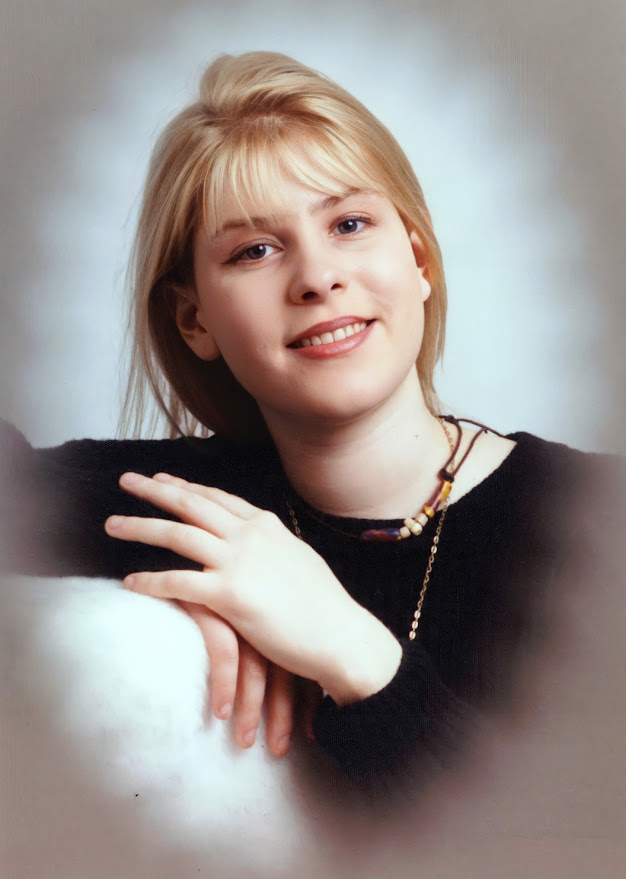
#> input picture images/RS.jpg, 626 x 879 px
$ jupyter execute notebook.ipynb
#> lines starting #> are read from the running program, lines starting #| are printed output that depends on the picture; after the words box and inside, x2 and y2 are one past the last pixel; in counts of white or black regions, pixels touching at a corner belong together
This is free hand experiment exploring what can be done with OpenCV. There is no particular goal other than exploring.

[cell 1]
# pip install opencv-python

[cell 2]
import cv2
from matplotlib import pyplot as plt
import numpy as np
import os

[cell 3]
# Read the image
image = cv2.imread('images/RS.jpg')
#> image is the input picture: shape (879, 626, 3); mean B, G, R 136.8, 140.2, 148.9

# Convert the image from BGR to RGB (OpenCV reads images in BGR format by default)
image_rgb = cv2.cvtColor(image, cv2.COLOR_BGR2RGB)

# Display the image using matplotlib
plt.imshow(image_rgb)
plt.axis('off')  # Turn off axis numbers and ticks
plt.show()

[cell 4]
# Read the image
image = cv2.imread('images/RS.jpg')

# Display the original image
plt.imshow(cv2.cvtColor(image, cv2.COLOR_BGR2RGB))
plt.title('Original Image')
plt.axis('off')
plt.show()

# Resize the image to half of its original size
resized_image = cv2.resize(image, None, fx=0.5, fy=2, interpolation=cv2.INTER_LINEAR)

# Display the resized image
plt.imshow(cv2.cvtColor(resized_image, cv2.COLOR_BGR2RGB))
plt.title('Resized Image')
plt.axis('off')
plt.show()

[cell 5]
# Load the pre-trained Haar Cascade classifier for face detection
face_cascade = cv2.CascadeClassifier(cv2.data.haarcascades + 'haarcascade_frontalface_default.xml')

# Read the image
image = cv2.imread('images/RS.jpg')

# Convert the image to grayscale for face detection
gray_image = cv2.cvtColor(image, cv2.COLOR_BGR2GRAY)
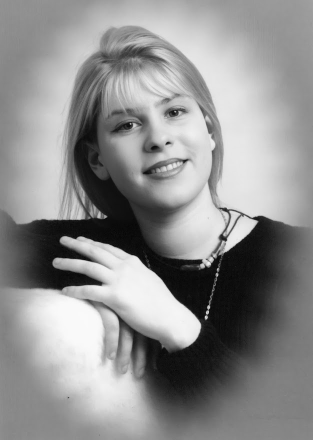
#> gray_image: shape (879, 626) (shown at 1/2 size); min 0, max 251, mean 142.4

# Detect faces in the image
faces = face_cascade.detectMultiScale(gray_image, scaleFactor=1.1, minNeighbors=5, minSize=(30, 30))
#> faces = [[170, 126, 280, 280]]

# Draw rectangles around the detected faces
for (x, y, w, h) in faces:
    cv2.rectangle(image, (x, y), (x+w, y+h), (0, 255, 0), 2)
#> this loop made 1 pass
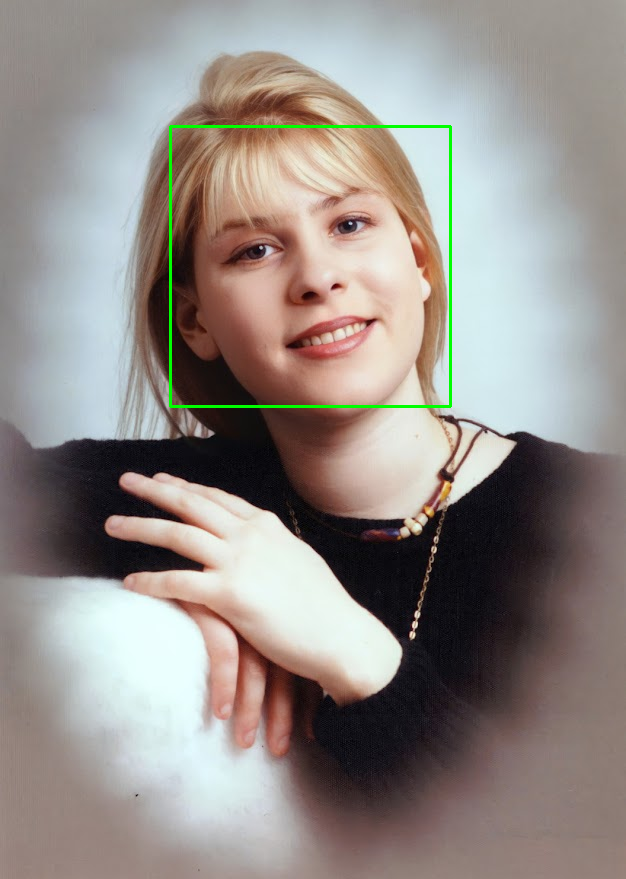
#> image: shape (879, 626, 3); 0.61% of pixels changed, all inside (x1, y1, x2, y2) = (169, 125, 452, 408)

# Display the modified image with rectangles around the detected faces
plt.imshow(cv2.cvtColor(image, cv2.COLOR_BGR2RGB))
plt.title('Image with Detected Faces')
plt.axis('off')
plt.show()

[cell 6]
# Read the image
image = cv2.imread('images/RS.jpg')

# Convert the image to grayscale
gray = cv2.cvtColor(image, cv2.COLOR_BGR2GRAY)

# Apply thresholding to create a binary mask of the background
_, mask = cv2.threshold(gray, 240, 255, cv2.THRESH_BINARY_INV)
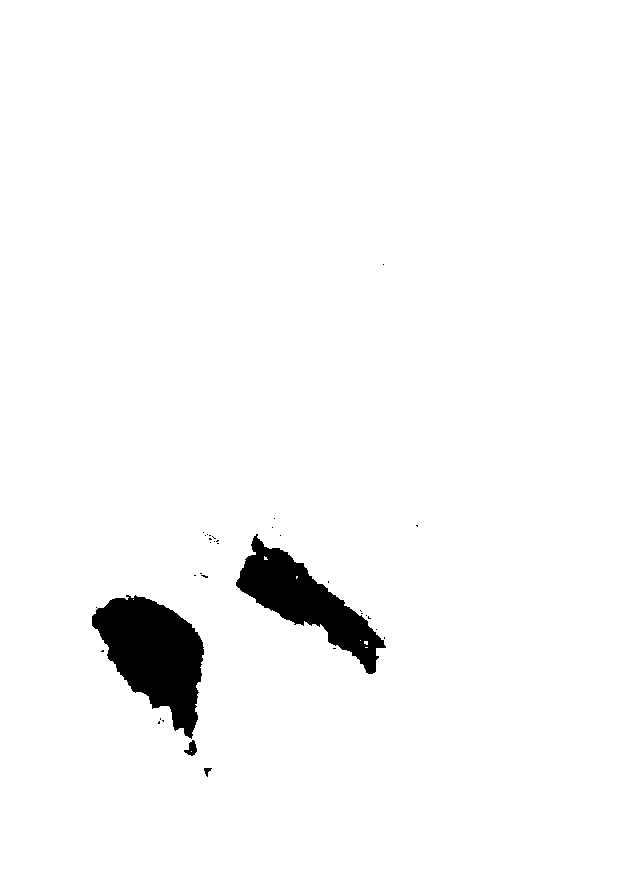
#> mask: shape (879, 626); 97% white; 35 black regions (31 under 20 px), largest, box (x1, y1, x2, y2) and area: (92, 595, 204, 739) 9175, (236, 534, 386, 674) 7112, (184, 740, 197, 756) 113, (204, 768, 212, 777) 37

# Invert the mask to represent the foreground
mask = cv2.bitwise_not(mask)

# Apply the mask to the original image to remove the background
result = cv2.bitwise_and(image, image, mask=mask)

# Display the original image and the result (background removed)
plt.figure(figsize=(10, 5))
plt.subplot(1, 2, 1)
plt.imshow(cv2.cvtColor(image, cv2.COLOR_BGR2RGB))
plt.title('Original Image')
plt.axis('off')

plt.subplot(1, 2, 2)
plt.imshow(cv2.cvtColor(result, cv2.COLOR_BGR2RGB))
plt.title('Background Removed')
plt.axis('off')

plt.show()

Not what I expected. But what do I want for a first exploration?

To improve the accuracy of background removal and prevent excessive removal of the foreground object, we can use more sophisticated techniques. One such approach is using the GrabCut algorithm, which iteratively refines a segmentation mask based on user-provided foreground and background seeds.

[cell 7]
# Read the image
image = cv2.imread('images/RS.jpg')

# Create a binary mask initialized with zeros
mask = np.zeros(image.shape[:2], np.uint8)

# Define the background and foreground models
bgd_model = np.zeros((1, 65), np.float64)
fgd_model = np.zeros((1, 65), np.float64)

# Define a rectangle encompassing the foreground object
# (You may need to adjust the coordinates based on the specific image)
rect = (50, 50, image.shape[1] - 100, image.shape[0] - 100)

# Apply GrabCut algorithm to refine the mask
cv2.grabCut(image, mask, rect, bgd_model, fgd_model, iterCount=5, mode=cv2.GC_INIT_WITH_RECT)

# Modify the mask to differentiate between background and foreground
mask2 = np.where((mask == 2) | (mask == 0), 0, 255).astype('uint8')

# Apply the mask to the original image to remove the background
result = cv2.bitwise_and(image, image, mask=mask2)

# Display the original image and the result (background removed)
plt.figure(figsize=(10, 5))
plt.subplot(1, 2, 1)
plt.imshow(cv2.cvtColor(image, cv2.COLOR_BGR2RGB))
plt.title('Original Image')
plt.axis('off')

plt.subplot(1, 2, 2)
plt.imshow(cv2.cvtColor(result, cv2.COLOR_BGR2RGB))
plt.title('Background Removed')
plt.axis('off')

plt.show()

If this were a photoshop job, it would be very very bad. But consider we've accomplished this with code alone.

[cell 8]
# Read the image
image = cv2.imread('images/RS.jpg')

# Convert the image to grayscale
gray = cv2.cvtColor(image, cv2.COLOR_BGR2GRAY)

# Apply histogram equalization
equalized = cv2.equalizeHist(gray)

# Display the original and equalized images
plt.figure(figsize=(10, 5))

plt.subplot(1, 2, 1)
plt.imshow(cv2.cvtColor(gray, cv2.COLOR_BGR2RGB), cmap='gray')
plt.title('Original Image')
plt.axis('off')

plt.subplot(1, 2, 2)
plt.imshow(equalized, cmap='gray')
plt.title('Equalized Image')
plt.axis('off')

plt.show()
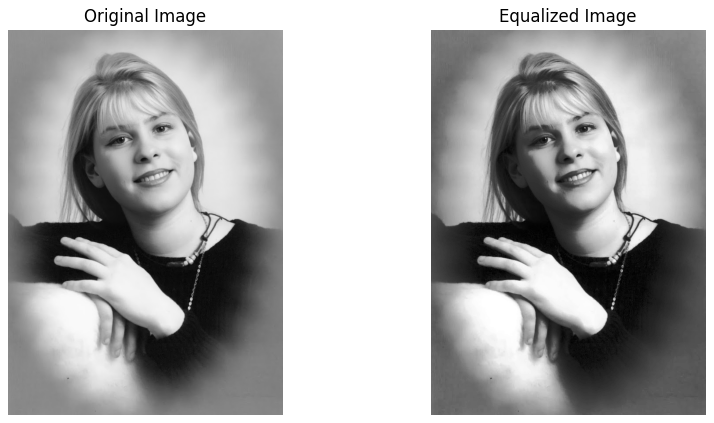
#> figure drawn by matplotlib, 2 panels

This code will produce a plot showing the color distribution for each color channel (Red, Green, Blue) in the image. It will help visualize how different colors are distributed throughout the image.

[cell 9]
# Read the image
image = cv2.imread('images/RS.jpg')

# Convert the image from BGR to RGB
image_rgb = cv2.cvtColor(image, cv2.COLOR_BGR2RGB)

# Split the image into its color channels
channels = cv2.split(image_rgb)

# Define colors for plotting
colors = ('r', 'g', 'b')

# Plot histograms for each color channel
plt.figure(figsize=(10, 5))
for channel, color in zip(channels, colors):
    hist = cv2.calcHist([channel], [0], None, [256], [0, 256])
    plt.plot(hist, color=color)
    plt.xlim([0, 256])
#> this loop made 3 passes
#> color on passes 1 to 3: 'r', 'g', 'b'

plt.title('Color Distribution')
plt.xlabel('Pixel Value')
plt.ylabel('Frequency')
plt.legend(['Red', 'Green', 'Blue'])
plt.grid(True)
plt.show()

This code will print the histogram data matrix, where each row represents the histogram values for a specific pixel value (0 to 255) and each column represents the histogram values for the Red, Green, and Blue channels, respectively. You can further process or analyze this matrix as needed for your application.

[cell 10]
# Read the image
image = cv2.imread('images/RS.jpg')

# Convert the image from BGR to RGB
image_rgb = cv2.cvtColor(image, cv2.COLOR_BGR2RGB)

# Split the image into its color channels
channels = cv2.split(image_rgb)

# Initialize a matrix to store histogram data
hist_data = np.zeros((256, 3), dtype=int)

# Compute histograms for each color channel and store the data in the matrix
for i, channel in enumerate(channels):
    hist = cv2.calcHist([channel], [0], None, [256], [0, 256])
    hist_data[:, i] = hist[:, 0]
#> this loop made 3 passes
#> after the loop, hist_data = 256 rows, first 8: [6, 75, 65], [23, 45, 37], [18, 94, 37], [65, 185, 44], [142, 294, 58], [222, 492, 116], [395, 731, 124], [608, 1142, 213]

# Display the histogram data matrix
print("Histogram Data (Rows: Pixel Values, Columns: RGB Channels):")
print(hist_data)
#> (printed output is left out)

We have a neat matrix. Let's shoot some analysis to it.

## Color Distribution Analysis:
Color distribution analysis involves examining the frequency distribution of pixel values across different color channels in the image. This analysis provides insights into the overall distribution of colors, including the range of colors present and their relative frequencies.

For the Color Distribution Analysis, we'll calculate histograms for each color channel (Red, Green, Blue) and visualize them as separate plots. This will help us understand the frequency distribution of pixel values across different color channels in the image.

[cell 11]
# Read the image
image = cv2.imread('images/RS.jpg')

# Convert the image from BGR to RGB
image_rgb = cv2.cvtColor(image, cv2.COLOR_BGR2RGB)

# Split the image into its color channels
channels = cv2.split(image_rgb)

# Define colors for plotting
colors = ('r', 'g', 'b')
channel_names = ('Red', 'Green', 'Blue')

# Plot histograms for each color channel
plt.figure(figsize=(10, 5))
for i, (channel, color) in enumerate(zip(channels, colors), 1):
    plt.subplot(1, 3, i)
    plt.hist(channel.ravel(), bins=256, color=color)
    plt.title(channel_names[i - 1] + ' Channel')
    plt.xlabel('Pixel Value')
    plt.ylabel('Frequency')

plt.tight_layout()
plt.show()

## Color Dominance:
Color dominance analysis aims to identify the dominant colors in the image by identifying peaks in the histogram data for each color channel. Dominant colors play a significant role in defining the visual appearance of an image and can be useful for tasks such as image categorization or branding.

[cell 12]
# Read the image
image = cv2.imread('images/RS.jpg')

# Convert the image from BGR to RGB
image_rgb = cv2.cvtColor(image, cv2.COLOR_BGR2RGB)

# Split the image into its color channels
channels = cv2.split(image_rgb)

# Define colors for plotting
colors = ('r', 'g', 'b')
channel_names = ('Red', 'Green', 'Blue')

# Plot histograms for each color channel with dominant colors marked
plt.figure(figsize=(10, 5))
for i, (channel, color) in enumerate(zip(channels, colors), 1):
    # Compute histogram
    hist, bins = np.histogram(channel.flatten(), bins=256, range=[0,256])

    # Find peaks (dominant colors)
    peaks = np.where((hist > 0) & (hist == max(hist)))[0]

    # Plot histogram
    plt.subplot(1, 3, i)
    plt.hist(channel.ravel(), bins=256, color=color)
    plt.title(f'{channel_names[i - 1]} Channel')
    plt.xlabel('Pixel Value')
    plt.ylabel('Frequency')

    # Mark dominant colors on the histogram
    for peak in peaks:
        plt.axvline(x=peak, color='k', linestyle='--', linewidth=0.8, label='Dominant Color')
#> this loop made 3 passes
#> (color, peaks) on passes 1 to 3: ('r', [235]), ('g', [124]), ('b', [238])

plt.tight_layout()
plt.show()

## Color Balance:
Color balance analysis evaluates the balance of colors in the image by comparing the histogram values across different color channels. A well-balanced image will have similar histogram values for all color channels, indicating a neutral color representation. An imbalance may suggest a color cast or bias, which could affect the overall visual quality of the image.

For Color Balance analysis, we'll compare the histogram values across different color channels to evaluate the balance of colors in the image. A well-balanced image will have similar histogram values for all color channels, indicating a neutral color representation. An imbalance may suggest a color cast or bias, which could affect the overall visual quality of the image.

[cell 13]
# Read the image
image = cv2.imread('images/RS.jpg')

# Convert the image from BGR to RGB
image_rgb = cv2.cvtColor(image, cv2.COLOR_BGR2RGB)

# Split the image into its color channels
channels = cv2.split(image_rgb)

# Define colors for plotting
colors = ('r', 'g', 'b')
channel_names = ('Red', 'Green', 'Blue')

# Compute histograms for each color channel
histograms = [cv2.calcHist([channel], [0], None, [256], [0, 256]) for channel in channels]
#> histograms = 3 items

# Plot histograms for each color channel
plt.figure(figsize=(10, 5))
for i, (hist, color) in enumerate(zip(histograms, colors), 1):
    plt.plot(hist, color=color)
    plt.title('Color Balance Analysis')
    plt.xlabel('Pixel Value')
    plt.ylabel('Frequency')
    plt.legend(channel_names)

plt.grid(True)
plt.show()

## Contrast Enhancement
For Contrast Enhancement, we'll adjust the contrast of the image based on the histogram data. By stretching or equalizing the histogram values for specific color channels, we can enhance the contrast between different colors in the image, leading to improved visual clarity and detail.

[cell 14]
# Read the image
image = cv2.imread('images/RS.jpg')

# Convert the image from BGR to RGB
image_rgb = cv2.cvtColor(image, cv2.COLOR_BGR2RGB)

# Apply histogram equalization to each color channel separately
equalized_channels = [cv2.equalizeHist(channel) for channel in cv2.split(image_rgb)]
#> equalized_channels = 3 items

# Merge the equalized color channels back into an RGB image
equalized_image = cv2.merge(equalized_channels)

# Display the original and equalized images
plt.figure(figsize=(12, 6))

plt.subplot(1, 2, 1)
plt.imshow(image_rgb)
plt.title('Original Image')
plt.axis('off')

plt.subplot(1, 2, 2)
plt.imshow(equalized_image)
plt.title('Contrast Enhanced Image')
plt.axis('off')

plt.show()

## Color Space Transformation Analysis
For Color Space Transformation analysis, we'll convert the RGB histogram data to other color spaces such as HSV (Hue, Saturation, Value) or LAB (Lightness, A, B). This transformation allows us to analyze color characteristics such as hue, saturation, and brightness, which may provide additional insights into the color distribution of the image.

[cell 15]
# Read the image
image = cv2.imread('images/RS.jpg')

# Convert the image from BGR to RGB
image_rgb = cv2.cvtColor(image, cv2.COLOR_BGR2RGB)

# Convert RGB image to HSV color space
image_hsv = cv2.cvtColor(image_rgb, cv2.COLOR_RGB2HSV)

# Split the HSV image into its individual channels
h, s, v = cv2.split(image_hsv)

# Plot histograms for each channel in HSV color space
plt.figure(figsize=(12, 6))

plt.subplot(1, 3, 1)
plt.hist(h.flatten(), bins=180, color='r')
plt.title('Hue Histogram')
plt.xlabel('Hue')
plt.ylabel('Frequency')

plt.subplot(1, 3, 2)
plt.hist(s.flatten(), bins=256, color='g')
plt.title('Saturation Histogram')
plt.xlabel('Saturation')
plt.ylabel('Frequency')

plt.subplot(1, 3, 3)
plt.hist(v.flatten(), bins=256, color='b')
plt.title('Value Histogram')
plt.xlabel('Value')
plt.ylabel('Frequency')

plt.tight_layout()
plt.show()
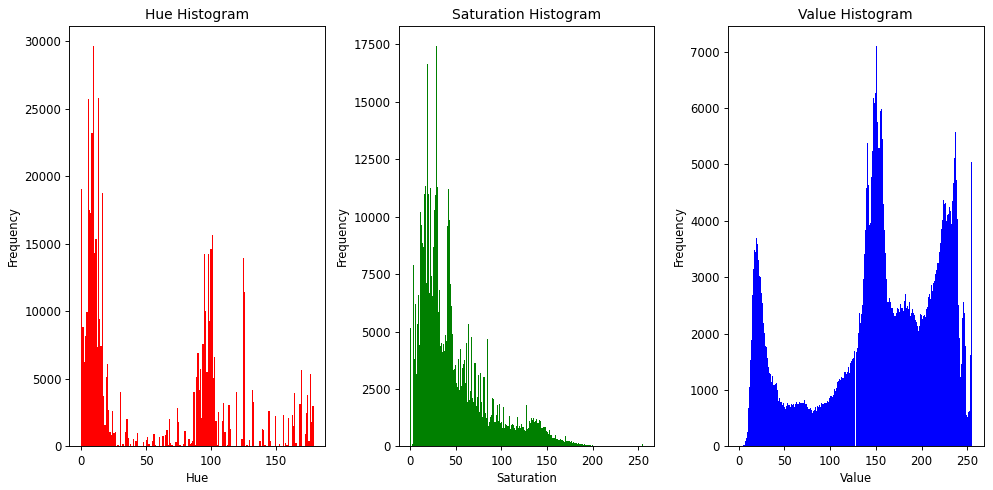
#> figure drawn by matplotlib, 3 panels; panel 1: tallest bar 29644 high, from x = 8.95 to 9.94; panel 2: tallest bar 17425 high, from x = 27.89 to 28.89; panel 3: tallest bar 7098 high, from x = 149.8 to 150.8

In the code above:

    We read the image and convert it from BGR to RGB format using cv2.cvtColor().
    The RGB image is then converted to the HSV color space using cv2.cvtColor() with the conversion flag cv2.COLOR_RGB2HSV.
    We split the HSV image into its individual channels: Hue (H), Saturation (S), and Value (V).
    Histograms are plotted for each channel in the HSV color space, providing insights into the distribution of hue, saturation, and value components in the image.

This implementation allows us to analyze color characteristics such as hue, saturation, and brightness, providing additional insights into the color distribution of the image beyond the RGB color space.

## Color Distribution Analysis
For the Color Distribution Analysis, we'll calculate histograms for each color channel (Red, Green, Blue) and visualize them as separate plots. This will help us understand the frequency distribution of pixel values across different color channels in the image.

[cell 16]
# Read the image
image = cv2.imread('images/RS.jpg')

# Convert the image from BGR to RGB
image_rgb = cv2.cvtColor(image, cv2.COLOR_BGR2RGB)

# Split the image into its color channels
channels = cv2.split(image_rgb)

# Define colors for plotting
colors = ('r', 'g', 'b')
channel_names = ('Red', 'Green', 'Blue')

# Plot histograms for each color channel
plt.figure(figsize=(10, 5))
for i, (channel, color) in enumerate(zip(channels, colors), 1):
    plt.subplot(1, 3, i)
    plt.hist(channel.ravel(), bins=256, color=color)
    plt.title(channel_names[i - 1] + ' Channel')
    plt.xlabel('Pixel Value')
    plt.ylabel('Frequency')

plt.tight_layout()
plt.show()

## Color Harmony Analysis
For Color Harmony Analysis, we'll examine the relationships between colors in the image by analyzing the co-occurrence of color combinations or patterns in the histogram data. Understanding color harmony can help assess the visual appeal and aesthetic quality of an image, as well as guide decisions in design and composition.

[cell 17]
# Read the image
image = cv2.imread('images/RS.jpg')

# Convert the image from BGR to RGB
image_rgb = cv2.cvtColor(image, cv2.COLOR_BGR2RGB)

# Split the image into its color channels
channels = cv2.split(image_rgb)

# Define colors for plotting
colors = ('r', 'g', 'b')
channel_names = ('Red', 'Green', 'Blue')

# Plot histograms for each color channel
plt.figure(figsize=(10, 5))
for i, (channel, color) in enumerate(zip(channels, colors), 1):
    plt.hist(channel.ravel(), bins=256, color=color)
    plt.title('Color Harmony Analysis')
    plt.xlabel('Pixel Value')
    plt.ylabel('Frequency')
    plt.legend(channel_names)

plt.grid(True)
plt.show()
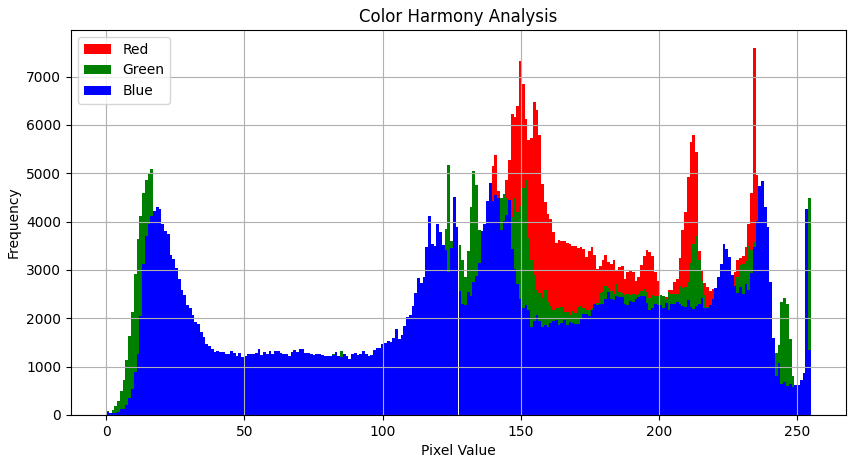
#> figure drawn by matplotlib, 1 panel; tallest bar 7586 high, from x = 234.1 to 235.1; tallest bar 5171 high, from x = 123.5 to 124.5; tallest bar 4837 high, from x = 237.1 to 238.1

## Color-Based Image Retrieval
For Color-Based Image Retrieval, we'll utilize the histogram data as features for content-based image retrieval systems. By comparing the histogram similarity between images, we can retrieve visually similar images based on color similarity. This analysis enables efficient searching and organization of image databases, particularly in applications where color plays a significant role in image content.

[cell 18]
# Function to calculate histogram for an image
def calculate_histogram(image):
    hist = cv2.calcHist([image], [0, 1, 2], None, [8, 8, 8], [0, 256, 0, 256, 0, 256])
    hist = cv2.normalize(hist, hist).flatten()
#> hist = 512 values, max 0.546 at index 292, min 0 at index 4, mean 0.00843
    return hist

# Function to calculate histogram similarity between two images
def histogram_similarity(hist1, hist2):
    return cv2.compareHist(hist1, hist2, cv2.HISTCMP_CORREL)

# Read the query image
query_image = cv2.imread('images/RS.jpg')

# Calculate histogram for the query image
query_hist = calculate_histogram(query_image)
#> query_hist has the same summary as hist in calculate_histogram

# Define the directory containing the database images
database_dir = 'images/'

# Iterate over images in the database directory
similar_images = []
for filename in os.listdir(database_dir):
    if filename.endswith('.jpg') or filename.endswith('.png'):
        # Read the database image
        database_image = cv2.imread(os.path.join(database_dir, filename))

        # Calculate histogram for the database image
        database_hist = calculate_histogram(database_image)
#> database_hist has the same summary as hist in calculate_histogram

        # Calculate histogram similarity between query image and database image
        similarity = histogram_similarity(query_hist, database_hist)
#> similarity = 1

        # Append the filename and similarity score to the list of similar images
        similar_images.append((filename, similarity))

# Sort the list of similar images based on similarity score
similar_images.sort(key=lambda x: x[1], reverse=True)

# Display the top 5 most similar images
plt.figure(figsize=(12, 6))
for i, (filename, similarity) in enumerate(similar_images[:5], 1):
    image = cv2.imread(os.path.join(database_dir, filename))
    plt.subplot(1, 5, i)
    plt.imshow(cv2.cvtColor(image, cv2.COLOR_BGR2RGB))
    plt.title(f'Similarity: {similarity:.2f}')
    plt.axis('off')

plt.show()
